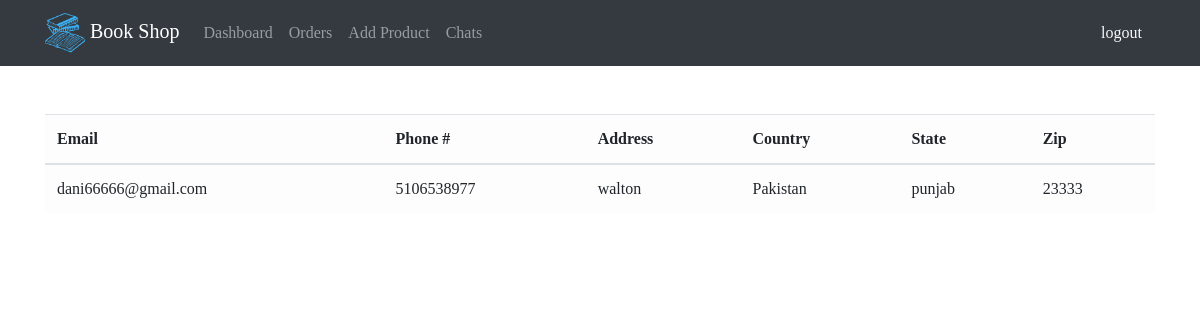
Page /Admin/shipping_details.php?order=5 on the committed database.
### tables this page shows
CREATE TABLE `credit_card` (
  `id` int(11) NOT NULL,
  `order_id` int(11) NOT NULL,
  `email` varchar(255) NOT NULL,
  `phone` varchar(255) NOT NULL,
  `address` varchar(255) NOT NULL,
  `country` varchar(255) NOT NULL,
  `state` varchar(255) NOT NULL,
  `zip` int(11) NOT NULL,
  `name` varchar(255) NOT NULL,
  `card_no` varchar(255) NOT NULL,
  `month` int(11) NOT NULL,
  `year` int(11) NOT NULL,
  `Cvv` int(11) NOT NULL
);

### Admin/shipping_details.php (the view, shortened to what this page needs)
<?php
include 'admin_nav.php';
$order = $_GET['order'];
?>
<div class="container">
	<div class="row my-5">
		<div class="col-md-12">
			<table class="table table-light">
				  <thead>
				    <tr>
				      <th scope="col">Email</th>
				      <th scope="col">Phone #</th>
				      <th scope="col">Address</th>
				      <th scope="col">Country</th>
				      <th scope="col">State</th>
				      <th scope="col">Zip</th>
				    </tr>
				  </thead>
				  <tbody>
<?php
$select = "SELECT * FROM `credit_card` WHERE `Order_id`='$order'";
$exexute = mysqli_query($conn, $select);
while ($row = mysqli_fetch_array($exexute))
{
    echo '
    <tr>
      <td>'.$row['email'].'</td>
      <td>'.$row['phone'].'</td>
      <td>'.$row['address'].'</td>
      <td>'.$row['country'].'</td>
      <td>'.$row['state'].'</td>
      <td>'.$row['zip'].'</td>
    </tr>';
}
?>
</tbody>
</table>
</div>
</div>
</div>

### Admin/admin_nav.php (style rules this page uses)
* { font-family: poppins; }

### rows in the picture
credit_card: email "dani66666@gmail.com", phone "5106538977", address "walton", country "Pakistan", state "punjab", zip "23333"
